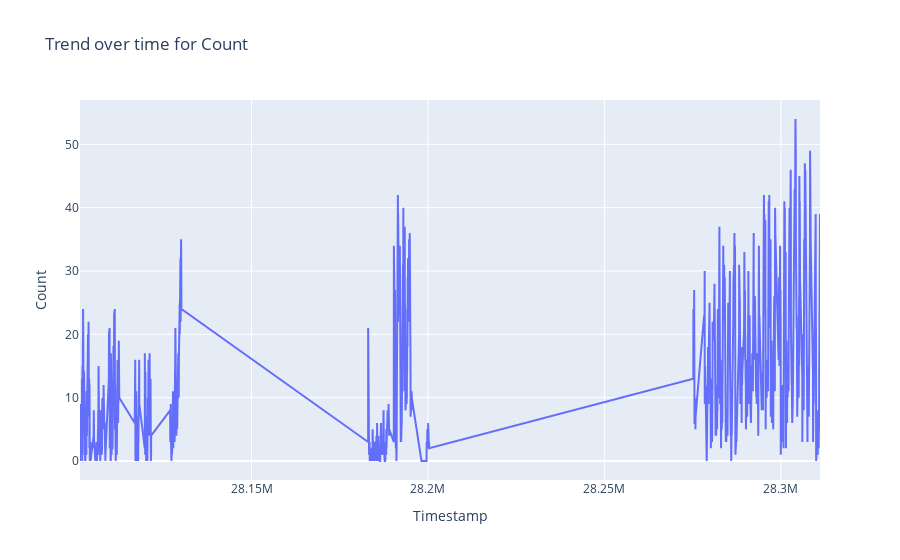

Here is the notebook cell this chart was saved with:
### Code cell
# Trend over timestamp for Count

trace = go.Scatter(
    x=data_df["num_timestamp"], y=data_df["car_count"], mode="lines", name="Count"
)

data = [trace]


layout = go.Layout(
    title="Trend over time for Count",
    xaxis=dict(title="Timestamp"),
    yaxis=dict(title="Count"),
)


fig = go.Figure(data=data, layout=layout)


fig.show()

### Figure 1 — Plotly figure (JSON) as saved in the notebook; plotly's stock layout.template omitted (floating-point values rounded to 4 significant figures; data arrays with more than 128 entries replaced by an {"elided": "..."} marker saying what was removed)
{"data": [{"mode": "lines", "name": "Count", "type": "scatter", "x": {"elided": "1831 int values"}, "y": {"elided": "1831 int values"}}], "layout": {"title": {"text": "Trend over time for Count"}, "xaxis": {"title": {"text": "Timestamp"}}, "yaxis": {"title": {"text": "Count"}}}}
